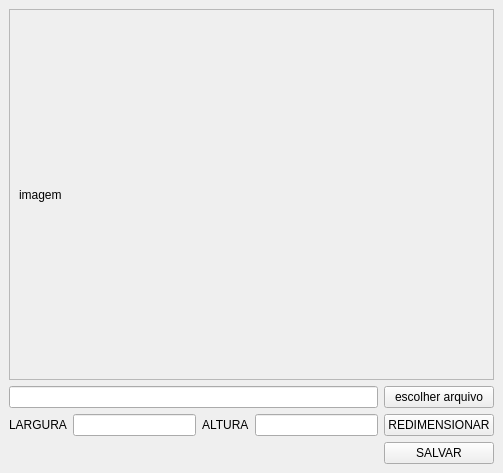
<?xml version="1.0" encoding="UTF-8"?>
<ui version="4.0">
 <class>MainWindow</class>
 <widget class="QMainWindow" name="MainWindow">
  <property name="geometry">
   <rect>
    <x>0</x>
    <y>0</y>
    <width>503</width>
    <height>473</height>
   </rect>
  </property>
  <property name="windowTitle">
   <string>redimensionador de arquivo</string>
  </property>
  <widget class="QWidget" name="centralwidget">
   <layout class="QGridLayout" name="gridLayout">
    <item row="2" column="1">
     <widget class="QLineEdit" name="aqui_largura"/>
    </item>
    <item row="2" column="0">
     <widget class="QLabel" name="largura">
      <property name="text">
       <string>LARGURA</string>
      </property>
     </widget>
    </item>
    <item row="2" column="3">
     <widget class="QLineEdit" name="aqui_altura"/>
    </item>
    <item row="2" column="2">
     <widget class="QLabel" name="altura">
      <property name="text">
       <string>ALTURA</string>
      </property>
     </widget>
    </item>
    <item row="0" column="0" colspan="5">
     <widget class="QScrollArea" name="area">
      <property name="widgetResizable">
       <bool>true</bool>
      </property>
      <widget class="QWidget" name="scrollAreaWidgetContents">
       <property name="geometry">
        <rect>
         <x>0</x>
         <y>0</y>
         <width>483</width>
         <height>366</height>
        </rect>
       </property>
       <layout class="QGridLayout" name="gridLayout_2">
        <item row="0" column="0">
         <widget class="QLabel" name="label">
          <property name="text">
           <string>imagem</string>
          </property>
         </widget>
        </item>
       </layout>
      </widget>
     </widget>
    </item>
    <item row="2" column="4">
     <widget class="QPushButton" name="botao_redimensionar">
      <property name="text">
       <string>REDIMENSIONAR</string>
      </property>
     </widget>
    </item>
    <item row="3" column="4">
     <widget class="QPushButton" name="botao_salvar">
      <property name="text">
       <string>SALVAR</string>
      </property>
     </widget>
    </item>
    <item row="1" column="4">
     <widget class="QPushButton" name="escolhe">
      <property name="text">
       <string>escolher arquivo</string>
      </property>
     </widget>
    </item>
    <item row="1" column="0" colspan="4">
     <widget class="QLineEdit" name="abre_arquivo"/>
    </item>
   </layout>
  </widget>
 </widget>
 <resources/>
 <connections/>
</ui>
